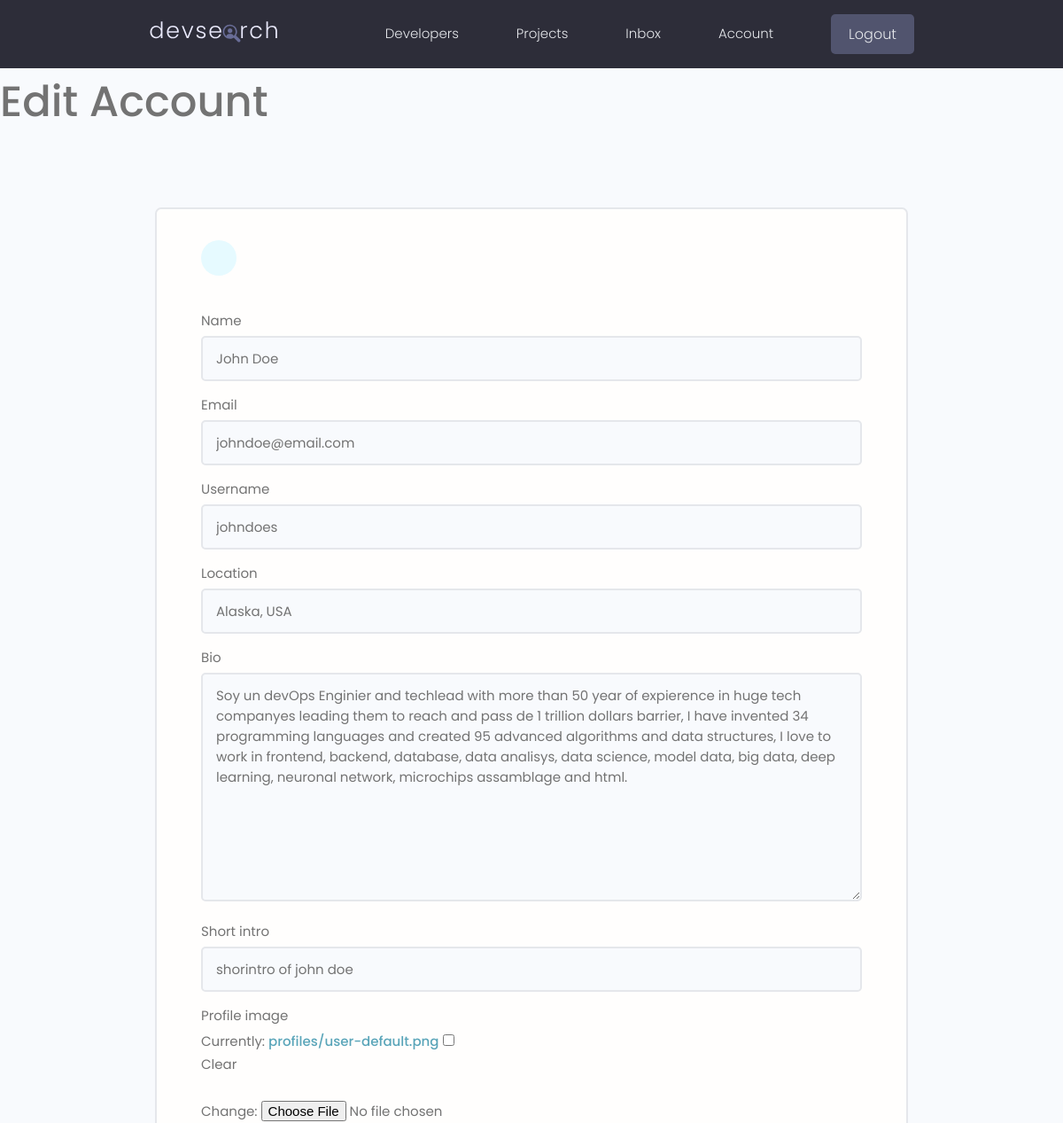
The app's page /edit-account/ (signed in, upper part), older data.
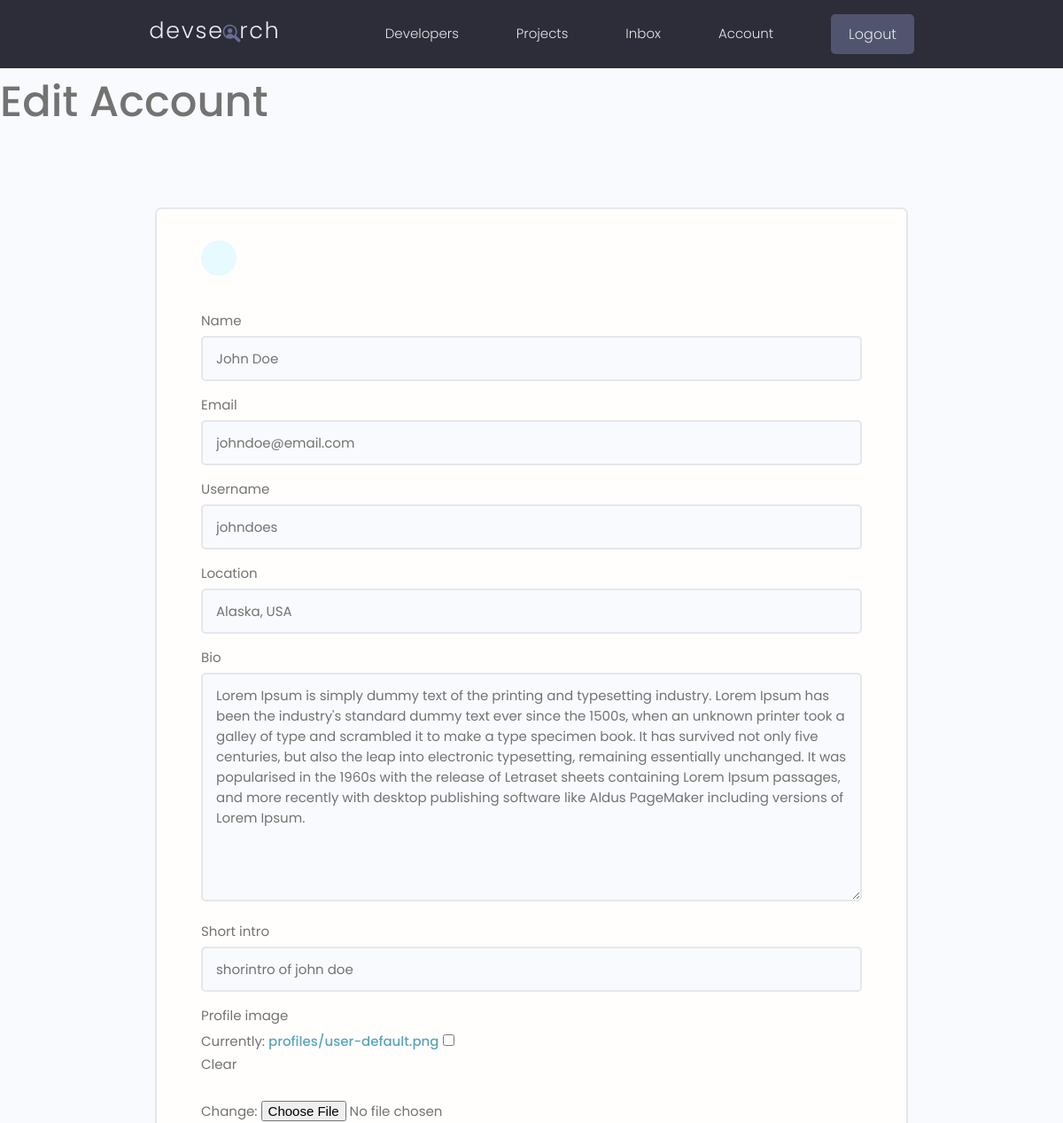
The same page, newer data.
### users/models.py (models this page shows, shortened)
class Profile(models.Model):
    user = models.OneToOneField(User, on_delete=models.CASCADE, null=True, blank=True)
    name = models.CharField(max_length=200, blank=True, null=True)
    email = models.EmailField(max_length=300, blank=True, null=True)
    username = models.CharField(max_length=200, blank=True, null=True)
    location = models.CharField(max_length=200, blank=True, null=True)
    short_intro = models.CharField(max_length=200, blank=True, null=True)
    bio = models.TextField(blank=True, null=True)
    profile_image = models.ImageField(null=True, blank=True, upload_to= 'profiles/', default='profiles/user-default.png')
    social_github = models.CharField(max_length=200, blank=True, null=True)
    social_twitter = models.CharField(max_length=200, blank=True, null=True)
    social_linkedin = models.CharField(max_length=200, blank=True, null=True)
    social_youtube = models.CharField(max_length=200, blank=True, null=True)
    social_website = models.CharField(max_length=200, blank=True, null=True)
    created = models.DateTimeField(auto_now_add=True)
    id = models.UUIDField(default=uuid.uuid4, unique=True, primary_key=True, editable=False)
    class Meta:
        ordering = ['-created']

### users/views.py (the view)
# urls.py: path('edit-account/', views.editAccount, name='edit-account'),
@login_required(login_url="login")
def editAccount(request):
    profile = request.user.profile
    form = ProfileForm(instance=profile)
    if request.method == 'POST':
        form = ProfileForm(request.POST, request.FILES, instance=profile)
        if form.is_valid():
            form.save()
            return redirect('account')
    context = {'form': form}
    return render(request, 'users/profile_form.html', context)

### users/forms.py
class ProfileForm(ModelForm):
    class Meta:
        model = Profile
        fields = ['name','email','username','location','bio','short_intro','profile_image',
        'social_github','social_linkedin','social_twitter','social_youtube','social_website']
    def __init__(self, *args,**kwargs):
        super(ProfileForm, self).__init__(*args, **kwargs)
        for name, field in self.fields.items():
            field.widget.attrs.update({'class': 'input'})

### users/templates/users/profile_form.html (shortened to what this page needs)
{% extends 'main.html' %}
{% block content %}
<h1>Edit Account</h1>
<main class="formPage my-xl">
    <div class="content-box">
        <div class="formWrapper">
            <a class="backButton" href="{% url 'account' %}"></a>
            <br>
            <form class="form" action="{% url 'edit-account' %}" method="POST" enctype="multipart/form-data">
                    {% for field in form %}
                    <div class="form__field">
                        <label for="formInput#text">{{field.label}}</label>
                        {{field}}
                    </div>
                    {% endfor %}
                </form>
            </div>
        </div>
    </main>
{% endblock content %}

Row changes from the older to the newer data that the page shows:
changed Profile "John Doe": bio "Soy un devOps Enginier and techlead with more than 50 year of expierence in huge tech companyes leading them to reach and pass de 1 trillion dollars barrier, I have invented 34 programming languages and created 95 advanced algorithms and data structures, I love to work in frontend, backend, database, data analisys, data science, model data, big data, deep learning, neuronal network, microchips assamblage and html." → "Lorem Ipsum is simply dummy text of the printing and typesetting industry. Lorem Ipsum has been the industry's standard dummy text ever since the 1500s, when an unknown printer took a galley of type and scrambled it to make a type specimen book. It has survived not only five centuries, but also the leap into electronic typesetting, remaining essentially unchanged. It was popularised in the 1960s with the release of Letraset sheets containing Lorem Ipsum passages, and more recently with desktop publishing software like Aldus PageMaker including versions of Lorem Ipsum."
